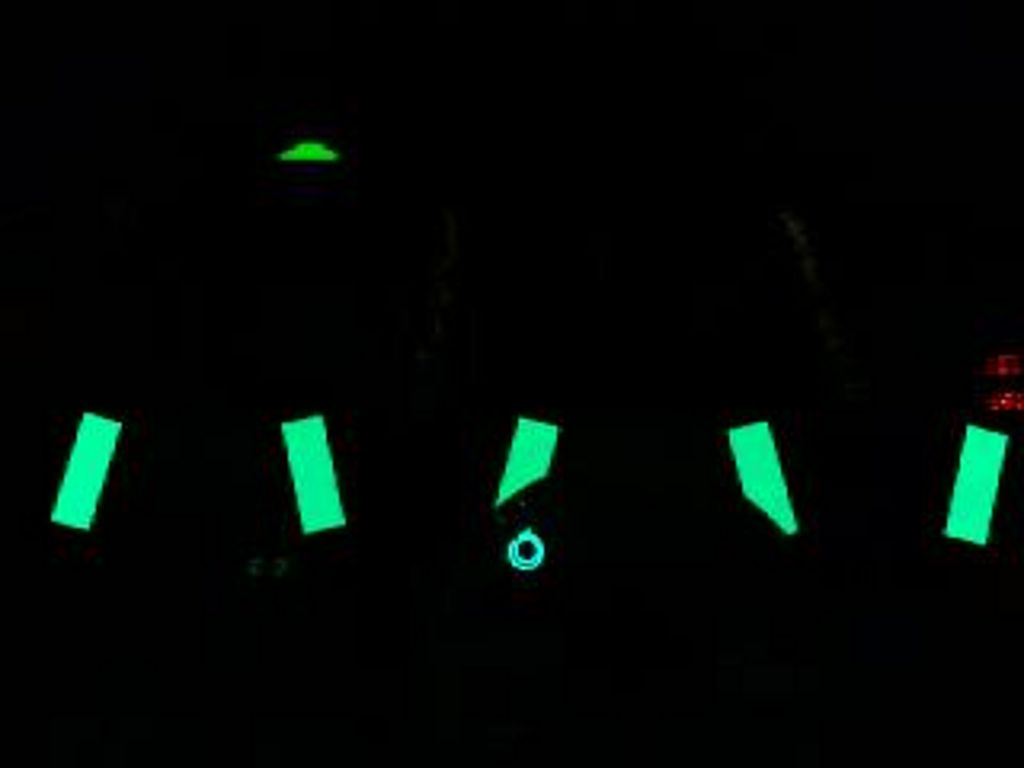
#> input picture taget.jpg, 1024 x 768 px, given in place of the camera
$ python prober.py   (older library calls are emulated)
#> lines starting #> are read from the running program, lines starting #| are printed output that depends on the picture; after the words box and inside, x2 and y2 are one past the last pixel; in counts of white or black regions, pixels touching at a corner belong together; long printed decimals are rounded
import cv2
import numpy as np

cap = cv2.VideoCapture(2)

FOV = 57.62158749


def nothing(x):
    pass


cv2.namedWindow('image')
cv2.createTrackbar('HU', 'image', 0, 255, nothing)
cv2.createTrackbar('SU', 'image', 0, 255, nothing)
cv2.createTrackbar('VU', 'image', 0, 255, nothing)

cv2.createTrackbar('HL', 'image', 0, 255, nothing)
cv2.createTrackbar('SL', 'image', 0, 255, nothing)
cv2.createTrackbar('VL', 'image', 0, 255, nothing)

HEIGHT, WIDTH, IDK = cap.read()[1].shape
#> HEIGHT = 768; WIDTH = 1024; IDK = 3

while (1):
    _, frame = cap.read()
#> frame is the input picture: shape (768, 1024, 3); mean B, G, R 5.1, 8, 1.3
    hsv = cv2.cvtColor(frame, cv2.COLOR_BGR2HSV)
#> hsv: shape (768, 1024, 3); mean H, S, V 25.3, 76.6, 8.4
    # [ 29 117 153]

    # upper_red = np.array([209,196,255])
    # lower_red = np.array([0, 0, 33])

    # [122.54347826086956, 43.93478260869565, 80.30434782608695]

    lower_red = np.array(
        [cv2.getTrackbarPos('HL', 'image'), cv2.getTrackbarPos('SL', 'image'), cv2.getTrackbarPos('VL', 'image')])
    upper_red = np.array(
        [cv2.getTrackbarPos('HU', 'image'), cv2.getTrackbarPos('SU', 'image'), cv2.getTrackbarPos('VU', 'image')])

    mask = cv2.inRange(hsv, lower_red, upper_red)
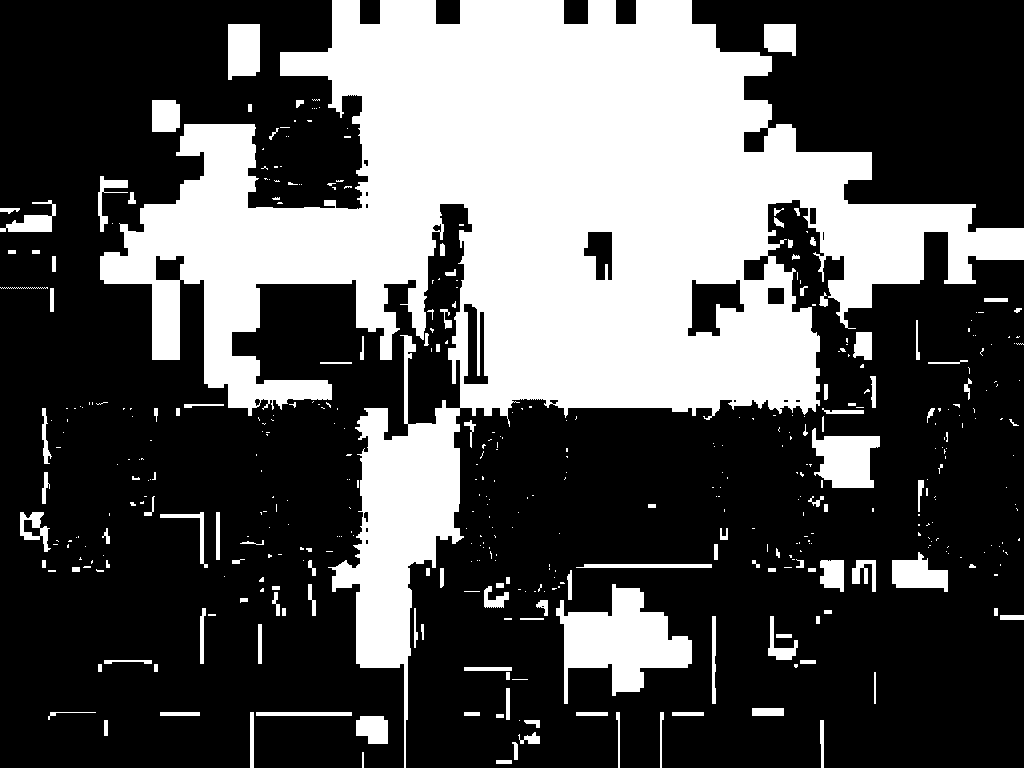
#> mask: shape (768, 1024); 32.7% white; 437 white regions (303 under 20 px)
    # res = cv2.bitwise_and(frame,frame, mask= mask)

    im2, cnts, hierarchy = cv2.findContours(mask.copy(), cv2.RETR_LIST, cv2.CHAIN_APPROX_SIMPLE)
#> cnts = 460 contours, 333 with area under 20; largest, box (x1, y1, x2, y2) and area: (100, 0, 1024, 768) 228038, (556, 584, 692, 704) 7948, (812, 428, 880, 488) 2616, (687, 279, 745, 337) 2014, (228, 24, 260, 80) 1578
    cnts = sorted(cnts, key=cv2.contourArea, reverse=True)[:2]
#> cnts = 2 contours; box (x1, y1, x2, y2) and area: (100, 0, 1024, 768) 228038, (556, 584, 692, 704) 7948

    # print(cnts)

    rects = []
    points = []

    for c in cnts:
        peri = cv2.arcLength(c, True)
        approx = cv2.approxPolyDP(c, 0.02 * peri, True)
        x, y, w, h = cv2.boundingRect(approx)

        if h >= 30 and w >= 30:
            # print(FOV * (x - W // 2) / W, y - H // 2)

            # if height is enough
            # create rectangle for bounding
            rect = (x, y, w, h)
            rects.append(rect)

            points.append((x + w // 2, y + h // 2))

            cv2.rectangle(frame, (x, y), (x + w, y + h), (0, 255, 0), 1);
#> this loop made 2 passes
#> (peri, x, y, w, h) on passes 1 to 2: (7569.6, 100, 0, 924, 768), (622.5, 560, 584, 132, 120)
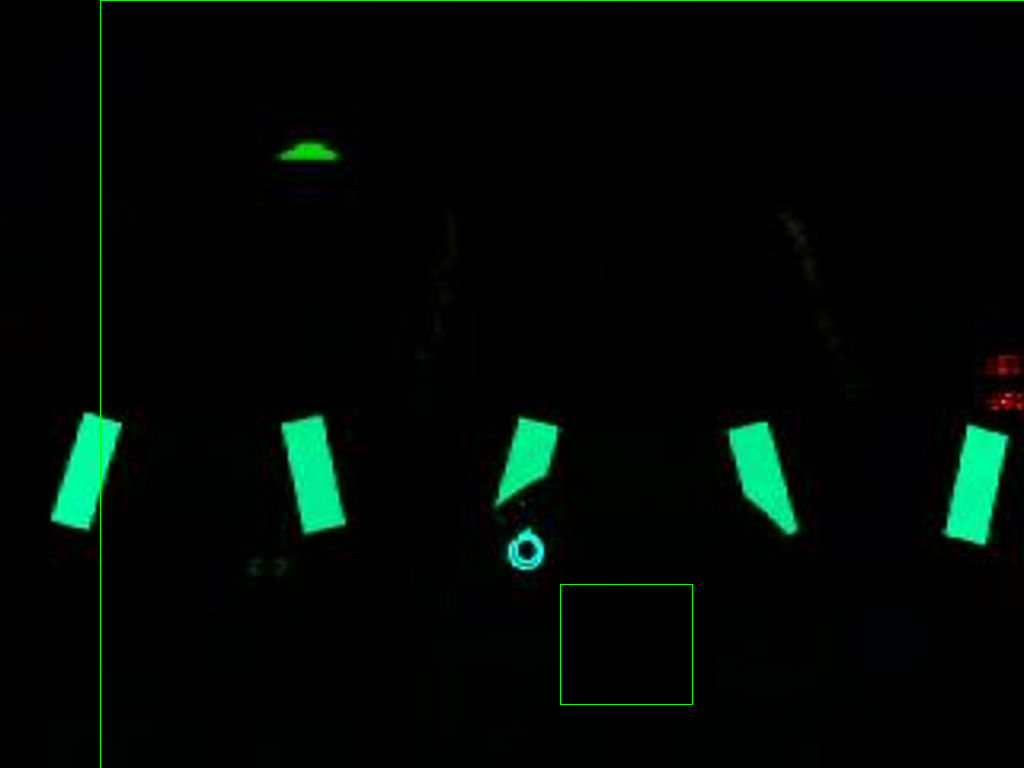
#> frame: shape (768, 1024, 3); 0.28% of pixels changed, all inside (x1, y1, x2, y2) = (100, 0, 1024, 768)
#> after the loop, points = [(562, 384), (626, 644)]; rects = [(100, 0, 924, 768), (560, 584, 132, 120)]

    if len(points) == 2:
        mx = (points[0][0] + points[1][0]) // 2
#> mx = 594
        my = (points[0][1] + points[1][1]) // 2
#> my = 514

        # cv2.circle(frame, points[0], 20, (0, 0, 255), 1)
        # cv2.circle(frame, points[1], 20, (0, 0, 255), 1)

        angle = FOV * (mx / WIDTH) - FOV // 2
#> angle = 5.43

        if int(angle) > 0:
            move = 'move right!'
        elif int(angle) < 0:
            move = 'move left!'
        else:
            move = 'don\'t move!'

        cv2.circle(frame, (mx, my), 20, (0, 0, 255), 1)
#> frame: shape (768, 1024, 3); 0.01% of pixels changed, all inside (x1, y1, x2, y2) = (574, 494, 615, 535)
        cv2.putText(frame, 'TARGET AQUIREDDD!!!!!! Angle to center: %i degrees | (This means you %s)' % (angle, move),
                    (20, 20), cv2.FONT_HERSHEY_SIMPLEX, 0.4, (0, 0, 255), 1, cv2.LINE_AA)
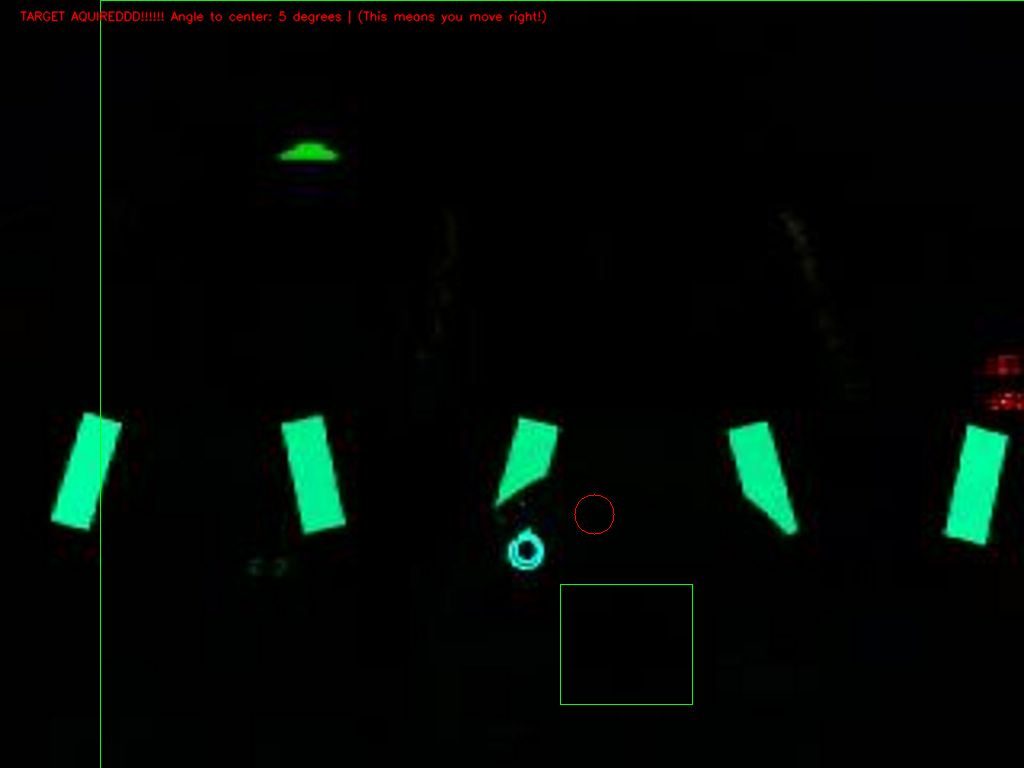
#> frame: shape (768, 1024, 3); mean B, G, R 5.1, 8.6, 1.8
        print(angle)
#| 5.425
    else:
        cv2.putText(frame, 'Target not found', (20, 20), cv2.FONT_HERSHEY_SIMPLEX, 0.4, (255, 255, 255), 1, cv2.LINE_AA)

    """
    for r in range(len(rects)):

        for runner
    """

    res = cv2.bitwise_and(frame, frame, mask=mask)
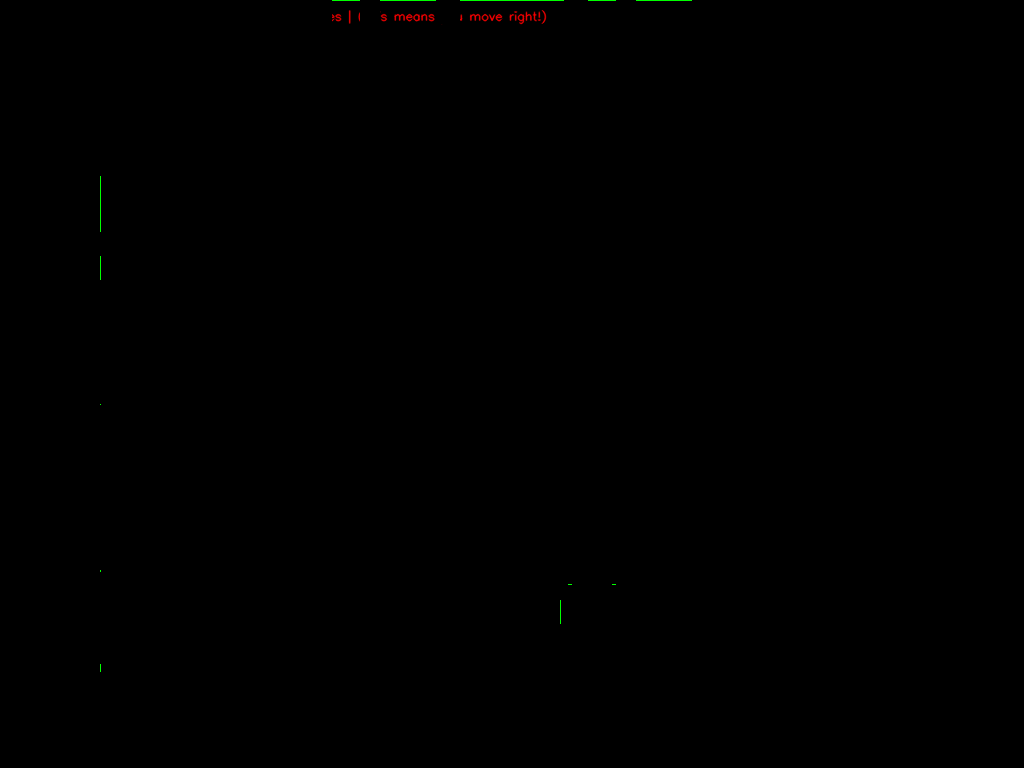
#> res: shape (768, 1024, 3); mean B, G, R 0, 0.1, 0.1

    cv2.imshow('frame', frame)
    cv2.imshow('image', mask)
    cv2.imshow('res', res)

    k = cv2.waitKey(5) & 0xFF
#> (key Esc is pressed here)
    if k == 27:
        break

cv2.destroyAllWindows()
cap.release()
